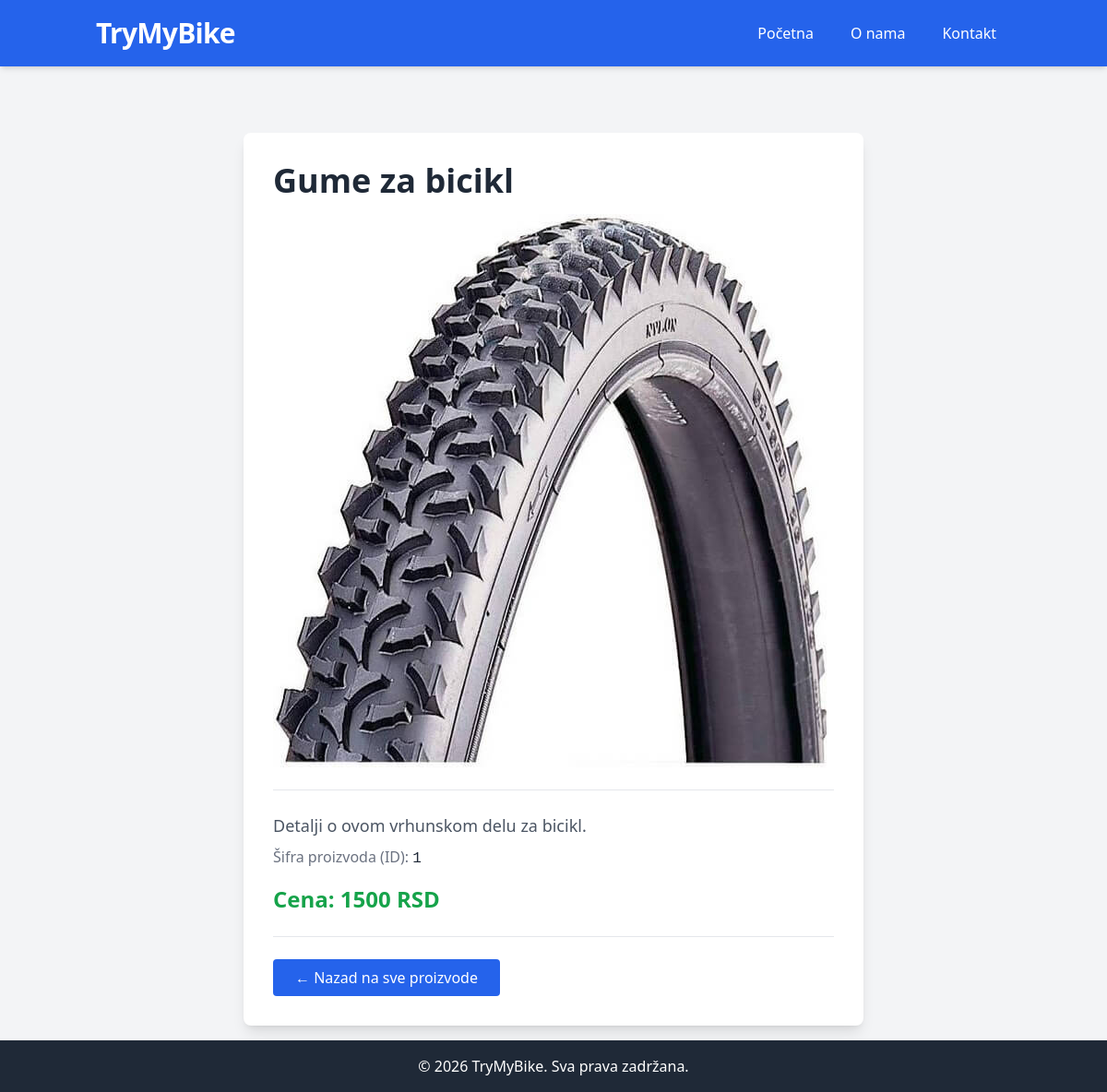
The app's page /proizvod/1 with its own data.
### tables this page shows
CREATE TABLE proizvodi (
        id INTEGER PRIMARY KEY AUTOINCREMENT,
        naziv TEXT NOT NULL,
        cena INTEGER NOT NULL,
        slika TEXT,
        kategorija TEXT
    );

### index.py (the view)
@app.route('/proizvod/<int:id>')
def detalji_proizvoda(id):
    konekcija = sqlite3.connect('baza.db')
    konekcija.row_factory = sqlite3.Row
    kursor = konekcija.cursor()
    kursor.execute('SELECT * FROM proizvodi WHERE id = ?', (id,))
    izabrani_proizvod = kursor.fetchone()
    konekcija.close()
    if izabrani_proizvod is None:
        return render_template("404.html"), 404
    return render_template('proizvod.html', proizvod=izabrani_proizvod)

### templates/proizvod.html
{% extends "base.html" %}
{% block content %}
<div class="max-w-2xl mx-auto bg-white p-8 rounded-lg shadow-lg mt-10">
    <h2 class="text-4xl font-extrabold text-gray-800 mb-4">{{ proizvod.naziv }}</h2>
    <img src="{{ url_for('static', filename='images/' + proizvod.slika) }}" alt="{{ proizvod.naziv }}">
    <div class="border-t border-b border-gray-200 py-6 my-6">
        <p class="text-gray-600 text-lg mb-2">Detalji o ovom vrhunskom delu za bicikl.</p>
        <p class="text-gray-500">Šifra proizvoda (ID): <span class="font-mono text-gray-800">{{ proizvod.id }}</span>
        </p>
        <p class="text-2xl font-bold text-green-600 mt-4">Cena: {{ proizvod.cena }} RSD</p>
    </div>
    <a href="{{ url_for('home') }}"
        class="inline-block bg-blue-600 text-white px-6 py-2 rounded hover:bg-blue-700 transition">
        &larr; Nazad na sve proizvode
    </a>
</div>
{% endblock %}

### records on screen
proizvodi: naziv "Gume za bicikl", slika (picture), id "1", cena "1500"
